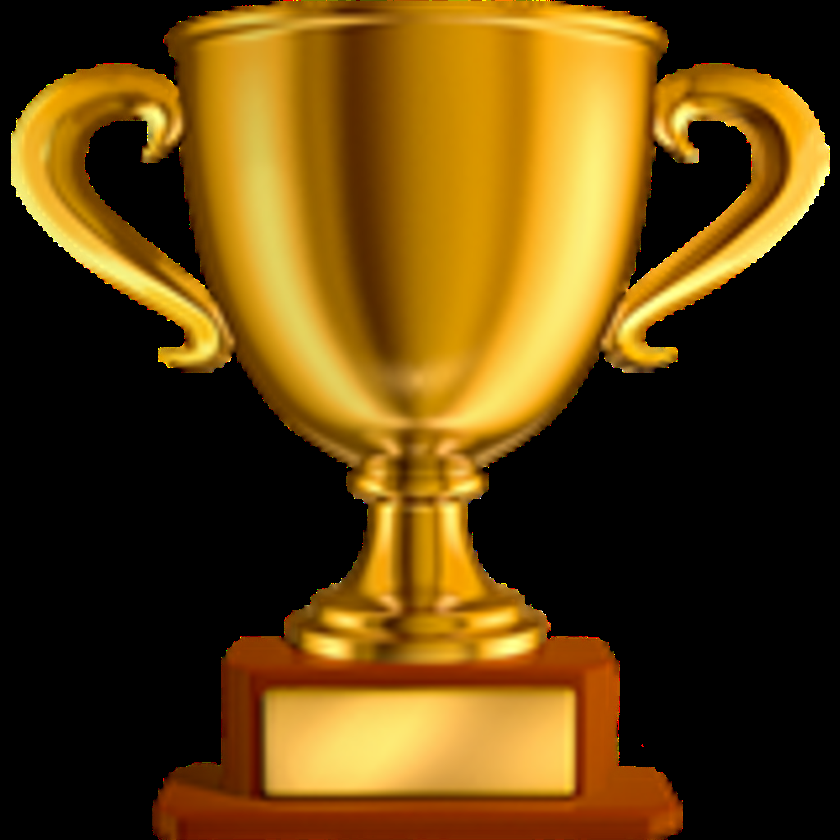
#> input picture Images/user_won.png, 840 x 840 px, shrunk from 1024 x 1024 before the run
$ python CTD-6.py
#> lines starting #> are read from the running program, lines starting #| are printed output that depends on the picture
import random
import cv2
import os
bags: list = [10, 10, 10]
turn: bool = 0  # 0 for human, 1 for bot
USERNAME: str = input('Enter username: ')
#> the answer given: Images/user_won.png
USER_WON_PATH: str = os.getcwd() + '/Images/user_won.png'
BOT_WON_PATH: str = os.getcwd() + '/Images//bot_won.png'
USER_WON_IMG: cv2.Mat = cv2.putText(
    cv2.imread(USER_WON_PATH),
    f'{USERNAME} WON!',
    (100, 500),
    cv2.FONT_HERSHEY_SIMPLEX,
    2,
    (255, 0, 0),
    5,
    cv2.LINE_AA,
    False
)
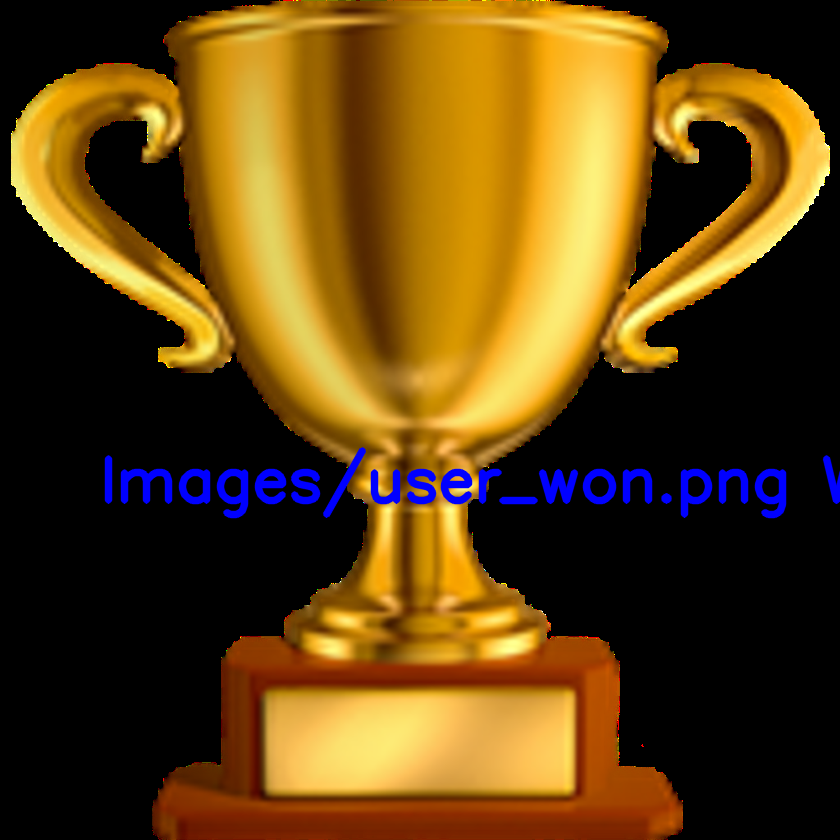
#> USER_WON_IMG: shape (840, 840, 3); mean B, G, R 18.3, 66.2, 95.5
BOT_WON_IMG: cv2.Mat = cv2.putText(
    cv2.imread(BOT_WON_PATH),
    'BOT WON!',
    (100, 500),
    cv2.FONT_HERSHEY_SIMPLEX,
    2,
    (255, 0, 0),
    5,
    cv2.LINE_AA,
    False
)


def print_bags() -> None:
    print(f'''
    Bag 1 has {bags[0]} objects
    Bag 2 has {bags[1]} objects
    Bag 3 has {bags[2]} objects
''')


def choose_bag() -> int:
    '''returns bag number (index + 1)'''
    try:
        i: int = int(input('Choose a non-empty bag: '))
        if (1 <= i <= 3) and bags[i-1] != 0:
            return i
    except:
        pass
    print('Invalid input')
    return 0


def input_amount(bag_index: int) -> int:
    try:
#> (the run stopped early here; a loop or call above may not have finished)
